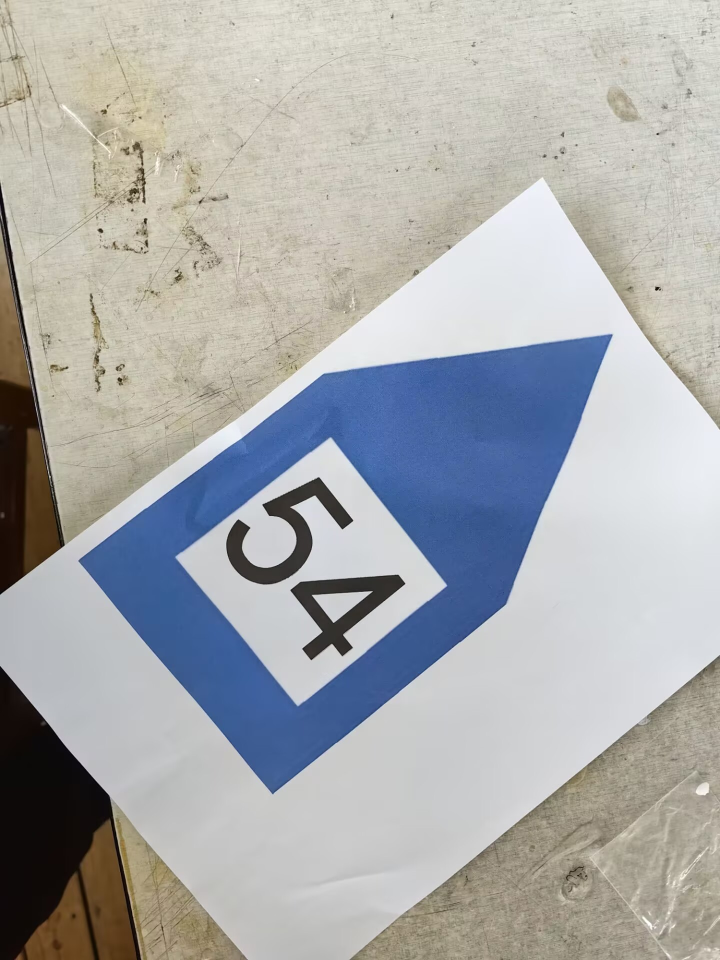
#> input picture pic2.jpg, 1440 x 1920 px (shown at 1/2 size)
$ python test_for_4.py
#> lines starting #> are read from the running program, lines starting #| are printed output that depends on the picture; after the words box and inside, x2 and y2 are one past the last pixel; in counts of white or black regions, pixels touching at a corner belong together
import numpy as np
import cv2

# 图片版识别并提取数字部分
frame = cv2.imread('pic2.jpg')
#> frame is the input picture: shape (1920, 1440, 3); mean B, G, R 172.6, 171.9, 170.5
(h, w) = frame.shape[:2]
#> h = 1920; w = 1440

frame = cv2.resize(frame, (w//4, h//4))
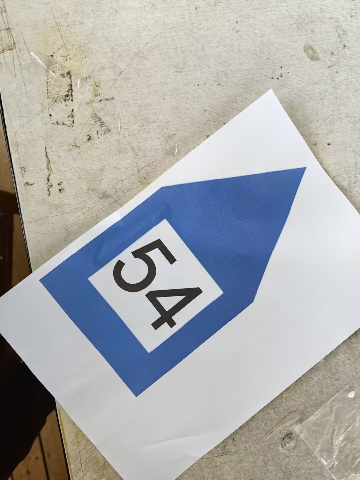
#> frame: shape (480, 360, 3); mean B, G, R 172.7, 172, 170.6
hsv = cv2.cvtColor(frame, cv2.COLOR_BGR2HSV)
#> hsv: shape (480, 360, 3); mean H, S, V 55.8, 43.1, 184

lower_blue = np.array([100,40,40])
upper_blue = np.array([130,255,255])
mask = cv2.inRange(hsv, lower_blue, upper_blue)
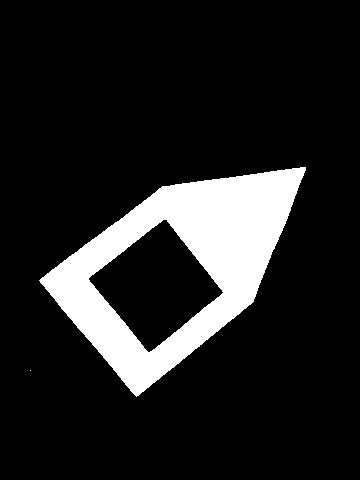
#> mask: shape (480, 360); 13.4% white; 2 white regions (1 under 20 px)

contours,h = cv2.findContours(mask, cv2.RETR_TREE, cv2.CHAIN_APPROX_SIMPLE)
#> contours = 3 contours, 1 with area under 20; largest, box (x1, y1, x2, y2) and area: (39, 167, 306, 397) 31928, (88, 219, 224, 353) 9295; h = [[1, -1, -1, -1], [-1, 0, 2, -1], [-1, -1, -1, 1]]
# 数字区域轮廓列表
num_cnt = []
# 标靶轮廓列表
par_cnt = []
# 标靶轮廓近似的五个顶点列表
par_approx = []
# 查找存在子轮廓的轮廓而得到子轮廓位置
for i in range(len(h[0])):
    if h[0][i][2] > -1: # 存在子轮廓
        n = h[0][i][2]
        m = i
        num_cnt.append(contours[n])
        par_cnt.append(contours[m])
        par_approx.append(cv2.approxPolyDP(contours[m],0.01*cv2.arcLength(contours[m],True),closed=True))
#> this loop made 3 passes
#> (n, m) on pass 2: (2, 1)
#> after the loop, num_cnt = 1 contour; box (x1, y1, x2, y2) and area: (88, 219, 224, 353) 9295; par_approx = 1 item; par_cnt = 1 contour; box (x1, y1, x2, y2) and area: (39, 167, 306, 397) 31928


black = np.zeros(frame.shape[:2], np.uint8)
num_mask = cv2.drawContours(black, num_cnt, 0, (255,255,255), cv2.FILLED)
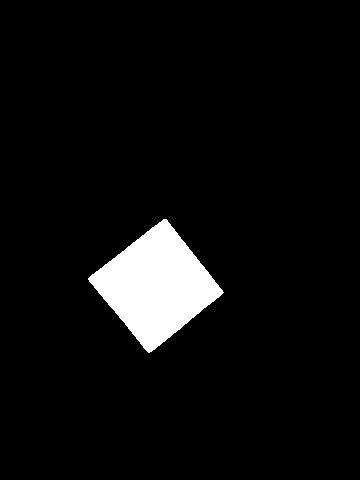
#> num_mask: shape (480, 360); 5.5% white; 1 white region, box (x1, y1, x2, y2) and area: (88, 219, 224, 353) 9446
par_mask = cv2.drawContours(black, par_cnt, 0, (255,255,255), cv2.FILLED)
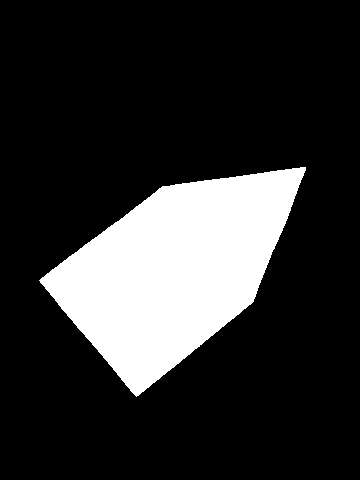
#> par_mask: shape (480, 360); 18.7% white; 1 white region, box (x1, y1, x2, y2) and area: (39, 167, 306, 397) 32246
frame = cv2.bitwise_and(frame, frame, mask=num_mask)
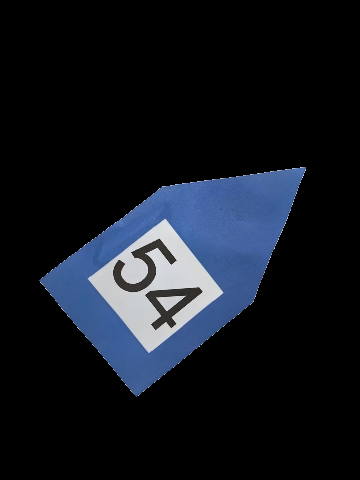
#> frame: shape (480, 360, 3); mean B, G, R 30.1, 22.3, 18
print(f'par_approx:{par_approx}')
#| par_approx:[array([[[305, 167]],
#|        [[162, 186]],
#|        [[ 39, 280]],
#|        [[136, 396]],
#|        [[253, 301]]], dtype=int32)]
print(f'num_cnt:{num_cnt}')
#> (printed output is left out)
cv2.imshow('frame',frame)
cv2.imshow('par_mask',par_mask)
if cv2.waitKey(0) & 0xFF == ord('q'):
#> (key q is pressed here)
    cv2.destroyAllWindows()

$ run again, with pic1.jpg copied over pic2.jpg
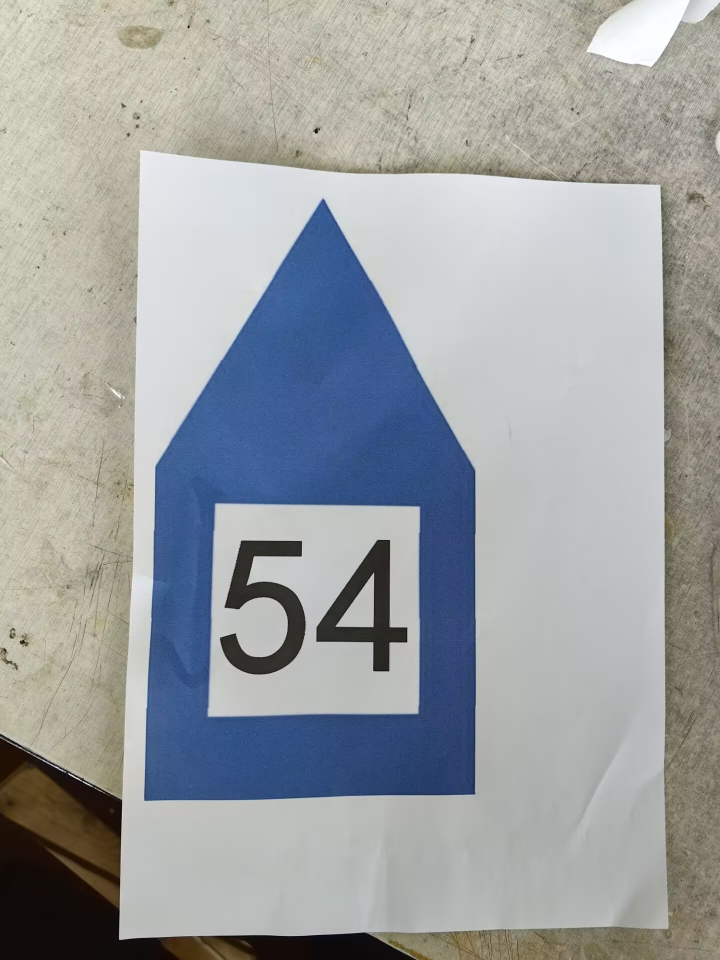
#> input picture pic1.jpg, 1440 x 1920 px (shown at 1/2 size)
#> frame is the input picture: shape (1920, 1440, 3); mean B, G, R 162.1, 160.4, 156.8
#> hsv: shape (480, 360, 3); mean H, S, V 61.5, 44.2, 171.1
#> `mask = cv2.inRange(hsv, lower_blue, upper_blue)`:
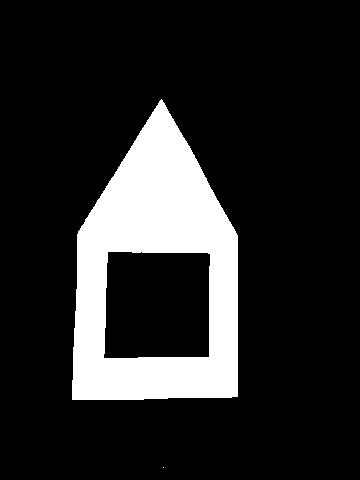
#> mask: shape (480, 360); 15.7% white; 2 white regions (1 under 20 px)
#> `contours,h = cv2.findContours(mask, cv2.RETR_TREE, cv2.CHAIN_APPROX_SI..`: contours = 3 contours, 1 with area under 20; largest, box (x1, y1, x2, y2) and area: (72, 99, 238, 400) 37438, (103, 251, 211, 359) 10976; h = [[1, -1, -1, -1], [-1, 0, 2, -1], [-1, -1, -1, 1]]
#> the loop `for i in range(len(h[0])):` made 3 passes
#> (n, m) on pass 2: (2, 1)
#> after the loop `for i in range(len(h[0])):`: num_cnt = 1 contour; box (x1, y1, x2, y2) and area: (103, 251, 211, 359) 10976; par_approx = 1 item; par_cnt = 1 contour; box (x1, y1, x2, y2) and area: (72, 99, 238, 400) 37438
#> num_mask: shape (480, 360); 6.5% white; 1 white region, box (x1, y1, x2, y2) and area: (103, 251, 211, 359) 11185
#> par_mask: shape (480, 360); 21.9% white; 1 white region, box (x1, y1, x2, y2) and area: (72, 99, 238, 400) 37820
#> `frame = cv2.bitwise_and(frame, frame, mask=num_mask)`:
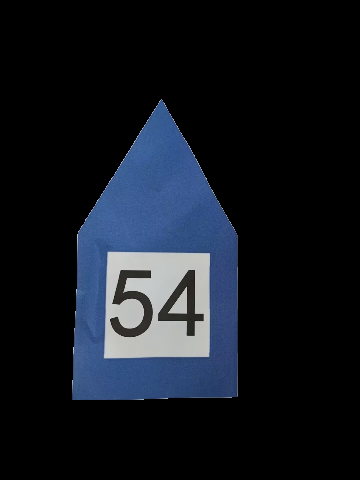
#> frame: shape (480, 360, 3); mean B, G, R 31.2, 23.4, 18.7
#| par_approx:[array([[[161,  99]],
#|        [[ 77, 234]],
#|        [[ 72, 399]],
#|        [[237, 396]],
#|        [[237, 235]]], dtype=int32)]
#> (printed output is left out)
